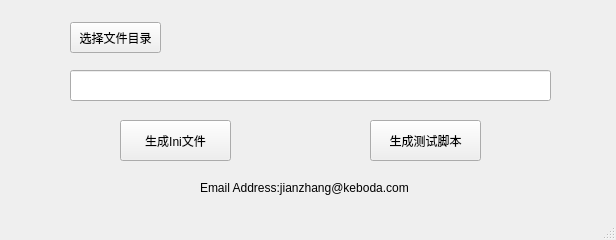
<?xml version="1.0" encoding="UTF-8"?>
<ui version="4.0">
 <class>ExcelTools</class>
 <widget class="QMainWindow" name="ExcelTools">
  <property name="geometry">
   <rect>
    <x>0</x>
    <y>0</y>
    <width>616</width>
    <height>240</height>
   </rect>
  </property>
  <property name="windowTitle">
   <string>Canoeのtest tool</string>
  </property>
  <widget class="QWidget" name="centralwidget">
   <widget class="QLineEdit" name="OpenFile">
    <property name="enabled">
     <bool>true</bool>
    </property>
    <property name="geometry">
     <rect>
      <x>70</x>
      <y>70</y>
      <width>481</width>
      <height>31</height>
     </rect>
    </property>
    <property name="readOnly">
     <bool>true</bool>
    </property>
   </widget>
   <widget class="QPushButton" name="ChoonseFile">
    <property name="geometry">
     <rect>
      <x>70</x>
      <y>22</y>
      <width>91</width>
      <height>31</height>
     </rect>
    </property>
    <property name="text">
     <string>选择文件目录</string>
    </property>
   </widget>
   <widget class="QPushButton" name="CreatIni">
    <property name="geometry">
     <rect>
      <x>120</x>
      <y>120</y>
      <width>111</width>
      <height>41</height>
     </rect>
    </property>
    <property name="text">
     <string>生成Ini文件</string>
    </property>
    <property name="iconSize">
     <size>
      <width>14</width>
      <height>14</height>
     </size>
    </property>
   </widget>
   <widget class="QPushButton" name="CreatXmlTest">
    <property name="geometry">
     <rect>
      <x>370</x>
      <y>120</y>
      <width>111</width>
      <height>41</height>
     </rect>
    </property>
    <property name="text">
     <string>生成测试脚本</string>
    </property>
    <property name="iconSize">
     <size>
      <width>16</width>
      <height>16</height>
     </size>
    </property>
   </widget>
   <widget class="QLabel" name="label">
    <property name="geometry">
     <rect>
      <x>200</x>
      <y>180</y>
      <width>221</width>
      <height>16</height>
     </rect>
    </property>
    <property name="text">
     <string>Email Address:jianzhang@keboda.com</string>
    </property>
   </widget>
  </widget>
  <widget class="QMenuBar" name="menubar">
   <property name="geometry">
    <rect>
     <x>0</x>
     <y>0</y>
     <width>616</width>
     <height>22</height>
    </rect>
   </property>
  </widget>
  <widget class="QStatusBar" name="statusbar"/>
 </widget>
 <resources/>
 <connections/>
</ui>
